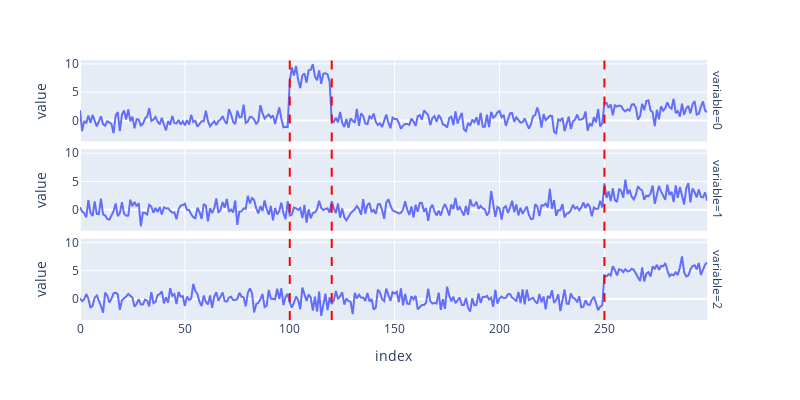

Notebook code for this chart:
### Markdown cell above
The peaks in change scores correspond to the changepoints detected by the moving window algorithm.

### Code cell
changepoints = change_detector.predict(df_3d_2anomalies)
fig_3d_with_changepoints = add_changepoint_vlines(fig_3d, changepoints)

fig_3d_with_changepoints.show()
changepoints

### Figure 1 — Plotly figure (JSON) as saved in the notebook; plotly's stock layout.template omitted (floating-point values rounded to 4 significant figures; data arrays with more than 128 entries replaced by an {"elided": "..."} marker saying what was removed)
{"data": [{"hovertemplate": "variable=0<br>index=%{x}<br>value=%{y}<extra></extra>", "legendgroup": "", "line": {"color": "#636efa", "dash": "solid"}, "marker": {"symbol": "circle"}, "mode": "lines", "name": "", "orientation": "v", "showlegend": false, "type": "scatter", "x": {"elided": "300 int values"}, "xaxis": "x3", "y": {"elided": "300 float values"}, "yaxis": "y3"}, {"hovertemplate": "variable=1<br>index=%{x}<br>value=%{y}<extra></extra>", "legendgroup": "", "line": {"color": "#636efa", "dash": "solid"}, "marker": {"symbol": "circle"}, "mode": "lines", "name": "", "orientation": "v", "showlegend": false, "type": "scatter", "x": {"elided": "300 int values"}, "xaxis": "x2", "y": {"elided": "300 float values"}, "yaxis": "y2"}, {"hovertemplate": "variable=2<br>index=%{x}<br>value=%{y}<extra></extra>", "legendgroup": "", "line": {"color": "#636efa", "dash": "solid"}, "marker": {"symbol": "circle"}, "mode": "lines", "name": "", "orientation": "v", "showlegend": false, "type": "scatter", "x": {"elided": "300 int values"}, "xaxis": "x", "y": {"elided": "300 float values"}, "yaxis": "y"}], "layout": {"annotations": [{"showarrow": false, "text": "variable=2", "textangle": 90, "x": 0.98, "xanchor": "left", "xref": "paper", "y": 0.1567, "yanchor": "middle", "yref": "paper"}, {"showarrow": false, "text": "variable=1", "textangle": 90, "x": 0.98, "xanchor": "left", "xref": "paper", "y": 0.5, "yanchor": "middle", "yref": "paper"}, {"showarrow": false, "text": "variable=0", "textangle": 90, "x": 0.98, "xanchor": "left", "xref": "paper", "y": 0.8433, "yanchor": "middle", "yref": "paper"}], "height": 400, "legend": {"tracegroupgap": 0}, "margin": {"t": 60}, "shapes": [{"line": {"color": "red", "dash": "dash"}, "type": "line", "x0": 100, "x1": 100, "xref": "x", "y0": 0, "y1": 1, "yref": "y domain"}, {"line": {"color": "red", "dash": "dash"}, "type": "line", "x0": 100, "x1": 100, "xref": "x2", "y0": 0, "y1": 1, "yref": "y2 domain"}, {"line": {"color": "red", "dash": "dash"}, "type": "line", "x0": 100, "x1": 100, "xref": "x3", "y0": 0, "y1": 1, "yref": "y3 domain"}, {"line": {"color": "red", "dash": "dash"}, "type": "line", "x0": 120, "x1": 120, "xref": "x", "y0": 0, "y1": 1, "yref": "y domain"}, {"line": {"color": "red", "dash": "dash"}, "type": "line", "x0": 120, "x1": 120, "xref": "x2", "y0": 0, "y1": 1, "yref": "y2 domain"}, {"line": {"color": "red", "dash": "dash"}, "type": "line", "x0": 120, "x1": 120, "xref": "x3", "y0": 0, "y1": 1, "yref": "y3 domain"}, {"line": {"color": "red", "dash": "dash"}, "type": "line", "x0": 250, "x1": 250, "xref": "x", "y0": 0, "y1": 1, "yref": "y domain"}, {"line": {"color": "red", "dash": "dash"}, "type": "line", "x0": 250, "x1": 250, "xref": "x2", "y0": 0, "y1": 1, "yref": "y2 domain"}, {"line": {"color": "red", "dash": "dash"}, "type": "line", "x0": 250, "x1": 250, "xref": "x3", "y0": 0, "y1": 1, "yref": "y3 domain"}], "width": 800, "xaxis": {"anchor": "y", "domain": [0, 0.98], "title": {"text": "index"}}, "xaxis2": {"anchor": "y2", "domain": [0, 0.98], "matches": "x", "showticklabels": false}, "xaxis3": {"anchor": "y3", "domain": [0, 0.98], "matches": "x", "showticklabels": false}, "yaxis": {"anchor": "x", "domain": [0, 0.3133], "title": {"text": "value"}}, "yaxis2": {"anchor": "x2", "domain": [0.3433, 0.6567], "matches": "y", "title": {"text": "value"}}, "yaxis3": {"anchor": "x3", "domain": [0.6867, 1.0], "matches": "y", "title": {"text": "value"}}}}
